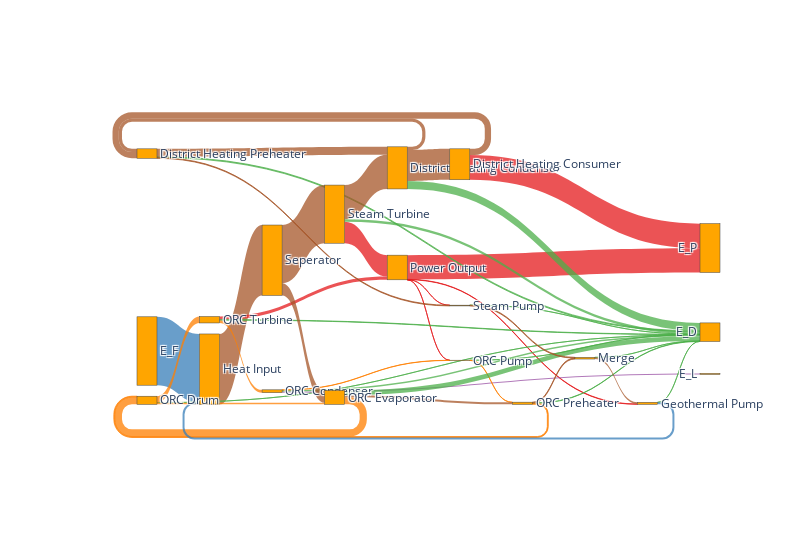
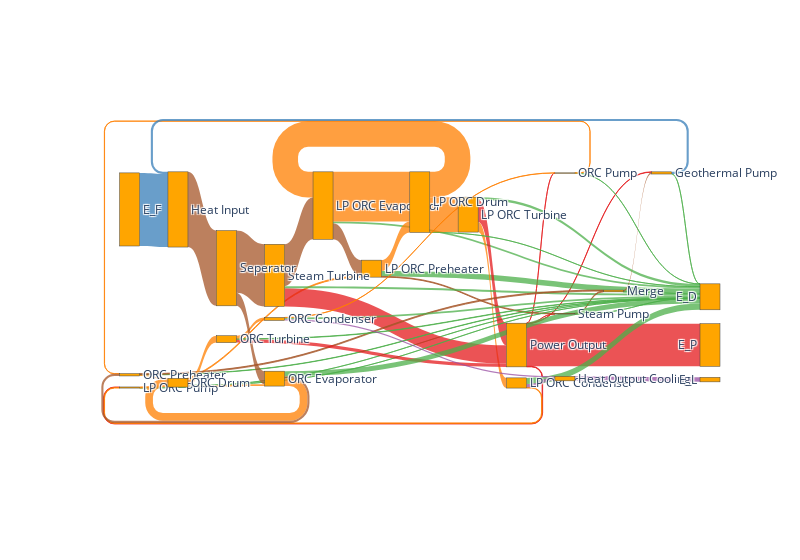

The cell these charts' notebook holds for them, in order:
### Markdown cell above
**Second Step**: Compare both processes with a grassmann diagramm

### Code cell
import plotly.graph_objects as go

links, nodes = ean.generate_plotly_sankey_input()

fig = go.Figure(
    go.Sankey(
        arrangement="snap",
        node={"label": nodes, 'pad': 11, 'color': 'orange'},
        link=links
        ),
    layout=go.Layout({'width': 800})
    )
# plot(fig, filename='chp_grassmann')
fig.show()

links_el, nodes_el = ean_el.generate_plotly_sankey_input()

fig_el = go.Figure(
    go.Sankey(
        arrangement="snap",
        node={"label": nodes_el, 'pad': 11, 'color': 'orange'},
        link=links_el
        ),
    layout=go.Layout({'width': 800})
    )

fig_el.show()

### Figure 1 — Plotly figure (JSON) as saved in the notebook; plotly's stock layout.template omitted (floating-point values rounded to 4 significant figures)
{"data": [{"arrangement": "snap", "link": {"color": ["rgba(55.0, 126.0, 184.0, 0.75)", "rgba(166.0, 86.0, 40.0, 0.75)", "rgba(228.0, 26.0, 28.0, 0.75)", "rgba(228.0, 26.0, 28.0, 0.75)", "rgba(228.0, 26.0, 28.0, 0.75)", "rgba(228.0, 26.0, 28.0, 0.75)", "rgba(77.0, 175.0, 74.0, 0.75)", "rgba(255.0, 127.0, 0.0, 0.75)", "rgba(255.0, 127.0, 0.0, 0.75)", "rgba(77.0, 175.0, 74.0, 0.75)", "rgba(255.0, 127.0, 0.0, 0.75)", "rgba(152.0, 78.0, 163.0, 0.75)", "rgba(77.0, 175.0, 74.0, 0.75)", "rgba(255.0, 127.0, 0.0, 0.75)", "rgba(77.0, 175.0, 74.0, 0.75)", "rgba(255.0, 127.0, 0.0, 0.75)", "rgba(166.0, 86.0, 40.0, 0.75)", "rgba(228.0, 26.0, 28.0, 0.75)", "rgba(77.0, 175.0, 74.0, 0.75)", "rgba(255.0, 127.0, 0.0, 0.75)", "rgba(77.0, 175.0, 74.0, 0.75)", "rgba(255.0, 127.0, 0.0, 0.75)", "rgba(166.0, 86.0, 40.0, 0.75)", "rgba(77.0, 175.0, 74.0, 0.75)", "rgba(166.0, 86.0, 40.0, 0.75)", "rgba(77.0, 175.0, 74.0, 0.75)", "rgba(166.0, 86.0, 40.0, 0.75)", "rgba(166.0, 86.0, 40.0, 0.75)", "rgba(77.0, 175.0, 74.0, 0.75)", "rgba(166.0, 86.0, 40.0, 0.75)", "rgba(166.0, 86.0, 40.0, 0.75)", "rgba(228.0, 26.0, 28.0, 0.75)", "rgba(77.0, 175.0, 74.0, 0.75)", "rgba(166.0, 86.0, 40.0, 0.75)", "rgba(228.0, 26.0, 28.0, 0.75)", "rgba(166.0, 86.0, 40.0, 0.75)", "rgba(77.0, 175.0, 74.0, 0.75)", "rgba(166.0, 86.0, 40.0, 0.75)", "rgba(77.0, 175.0, 74.0, 0.75)", "rgba(55.0, 126.0, 184.0, 0.75)", "rgba(166.0, 86.0, 40.0, 0.75)", "rgba(166.0, 86.0, 40.0, 0.75)"], "source": [0, 1, 23, 23, 23, 23, 2, 2, 2, 3, 3, 3, 4, 4, 5, 5, 5, 6, 6, 6, 8, 8, 8, 11, 11, 12, 12, 12, 13, 13, 13, 14, 14, 14, 15, 15, 18, 18, 19, 19, 20, 20], "target": [1, 20, 4, 11, 19, 25, 27, 8, 6, 27, 4, 26, 27, 5, 27, 2, 18, 23, 27, 3, 27, 2, 5, 27, 18, 27, 11, 13, 27, 12, 15, 23, 27, 13, 25, 12, 27, 19, 27, 1, 8, 14], "value": [236100000.0, 242900000.0, 161300.0, 283500.0, 1260000.0, 83400000.0, 30610.0, 5864000.0, 22190000.0, 5651000.0, 609400.0, 3499000.0, 34720.0, 736000.0, 1121000.0, 3245000.0, 3192000.0, 11020000.0, 1417000.0, 9760000.0, 16430000.0, 24840000.0, 6822000.0, 57890.0, 2622000.0, 3210000.0, 2397000.0, 27070000.0, 27530000.0, 11030000.0, 106800000.0, 74090000.0, 8321000.0, 118200000.0, 85100000.0, 21650000.0, 6.334, 5814000.0, 257300.0, 6817000.0, 42230000.0, 200700000.0]}, "node": {"color": "orange", "label": ["E_F", "Heat Input", "ORC Drum", "ORC Condenser", "ORC Pump", "ORC Preheater", "ORC Turbine", "ORC Cycle Closer", "ORC Evaporator", "Coolant Source", "Coolant Sink", "Steam Pump", "District Heating Preheater", "District Heating Condenser", "Steam Turbine", "District Heating Consumer", "District Heating Cycle Closer", "Geothermal Sink", "Merge", "Geothermal Pump", "Seperator", "Geothermal Source", "Heat Output District Heating", "Power Output", "Heat Output Cooling", "E_P", "E_L", "E_D"], "pad": 11}, "type": "sankey"}], "layout": {"width": 800}}

### Figure 2 — Plotly figure (JSON) as saved in the notebook; plotly's stock layout.template omitted (floating-point values rounded to 4 significant figures)
{"data": [{"arrangement": "snap", "link": {"color": ["rgba(55.0, 126.0, 184.0, 0.75)", "rgba(166.0, 86.0, 40.0, 0.75)", "rgba(228.0, 26.0, 28.0, 0.75)", "rgba(228.0, 26.0, 28.0, 0.75)", "rgba(228.0, 26.0, 28.0, 0.75)", "rgba(228.0, 26.0, 28.0, 0.75)", "rgba(228.0, 26.0, 28.0, 0.75)", "rgba(152.0, 78.0, 163.0, 0.75)", "rgba(77.0, 175.0, 74.0, 0.75)", "rgba(255.0, 127.0, 0.0, 0.75)", "rgba(77.0, 175.0, 74.0, 0.75)", "rgba(255.0, 127.0, 0.0, 0.75)", "rgba(166.0, 86.0, 40.0, 0.75)", "rgba(77.0, 175.0, 74.0, 0.75)", "rgba(255.0, 127.0, 0.0, 0.75)", "rgba(166.0, 86.0, 40.0, 0.75)", "rgba(228.0, 26.0, 28.0, 0.75)", "rgba(77.0, 175.0, 74.0, 0.75)", "rgba(255.0, 127.0, 0.0, 0.75)", "rgba(77.0, 175.0, 74.0, 0.75)", "rgba(255.0, 127.0, 0.0, 0.75)", "rgba(255.0, 127.0, 0.0, 0.75)", "rgba(77.0, 175.0, 74.0, 0.75)", "rgba(255.0, 127.0, 0.0, 0.75)", "rgba(152.0, 78.0, 163.0, 0.75)", "rgba(228.0, 26.0, 28.0, 0.75)", "rgba(77.0, 175.0, 74.0, 0.75)", "rgba(166.0, 86.0, 40.0, 0.75)", "rgba(77.0, 175.0, 74.0, 0.75)", "rgba(166.0, 86.0, 40.0, 0.75)", "rgba(77.0, 175.0, 74.0, 0.75)", "rgba(255.0, 127.0, 0.0, 0.75)", "rgba(166.0, 86.0, 40.0, 0.75)", "rgba(77.0, 175.0, 74.0, 0.75)", "rgba(255.0, 127.0, 0.0, 0.75)", "rgba(255.0, 127.0, 0.0, 0.75)", "rgba(228.0, 26.0, 28.0, 0.75)", "rgba(77.0, 175.0, 74.0, 0.75)", "rgba(255.0, 127.0, 0.0, 0.75)", "rgba(77.0, 175.0, 74.0, 0.75)", "rgba(255.0, 127.0, 0.0, 0.75)", "rgba(152.0, 78.0, 163.0, 0.75)", "rgba(77.0, 175.0, 74.0, 0.75)", "rgba(255.0, 127.0, 0.0, 0.75)", "rgba(77.0, 175.0, 74.0, 0.75)", "rgba(255.0, 127.0, 0.0, 0.75)", "rgba(166.0, 86.0, 40.0, 0.75)", "rgba(77.0, 175.0, 74.0, 0.75)", "rgba(166.0, 86.0, 40.0, 0.75)", "rgba(77.0, 175.0, 74.0, 0.75)", "rgba(55.0, 126.0, 184.0, 0.75)", "rgba(166.0, 86.0, 40.0, 0.75)", "rgba(166.0, 86.0, 40.0, 0.75)"], "source": [0, 1, 27, 27, 27, 27, 27, 28, 2, 2, 3, 3, 3, 4, 4, 4, 6, 6, 6, 7, 7, 7, 8, 8, 8, 11, 11, 11, 12, 12, 13, 13, 13, 15, 15, 15, 16, 16, 16, 17, 17, 17, 18, 18, 19, 19, 19, 22, 22, 23, 23, 25, 25], "target": [1, 25, 2, 12, 18, 23, 29, 30, 31, 4, 31, 7, 4, 31, 7, 12, 27, 31, 8, 31, 3, 6, 31, 2, 28, 27, 31, 3, 31, 22, 31, 15, 22, 31, 19, 16, 27, 31, 17, 31, 18, 28, 31, 13, 31, 15, 13, 31, 23, 31, 1, 11, 19], "value": [236100000.0, 242900000.0, 1847000.0, 260500.0, 161300.0, 1260000.0, 137600000.0, 14620000.0, 397200.0, 3223000.0, 5990000.0, 160200000.0, 51670000.0, 17150000.0, 35330000.0, 2414000.0, 71170000.0, 8787000.0, 32930000.0, 78630.0, 82600000.0, 112900000.0, 20040000.0, 1773000.0, 11120000.0, 58930000.0, 6423000.0, 135300000.0, 53200.0, 2622000.0, 1121000.0, 3245000.0, 3192000.0, 30610.0, 5864000.0, 22190000.0, 11020000.0, 1417000.0, 9760000.0, 5651000.0, 609400.0, 3499000.0, 34720.0, 736000.0, 16430000.0, 24840000.0, 6822000.0, 5.348, 5813000.0, 257300.0, 6816000.0, 200700000.0, 42230000.0]}, "node": {"color": "orange", "label": ["E_F", "Heat Input", "LP ORC Pump", "LP ORC Evaporator", "LP ORC Preheater", "LP ORC Cycle Closer", "LP ORC Turbine", "LP ORC Drum", "LP ORC Condenser", "LP Coolant Source", "LP Coolant Sink", "Steam Turbine", "Steam Pump", "ORC Preheater", "ORC Cycle Closer", "ORC Drum", "ORC Turbine", "ORC Condenser", "ORC Pump", "ORC Evaporator", "Coolant Source", "Coolant Sink", "Merge", "Geothermal Pump", "Geothermal Sink", "Seperator", "Geothermal Source", "Power Output", "Heat Output Cooling", "E_P", "E_L", "E_D"], "pad": 11}, "type": "sankey"}], "layout": {"width": 800}}
